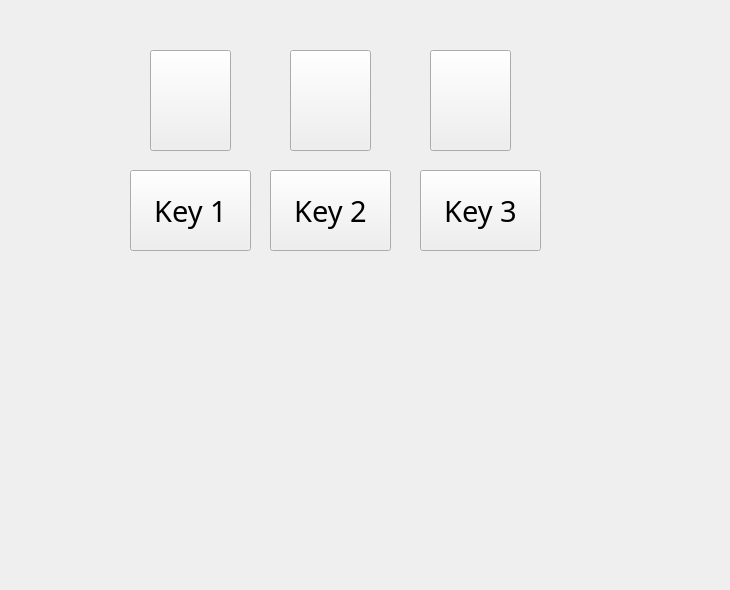
   <widget class="QWidget" name="Home">
    <widget class="QLabel" name="label_3">
     <property name="geometry">
      <rect>
       <x>-30</x>
       <y>40</y>
       <width>721</width>
       <height>541</height>
      </rect>
     </property>
     <property name="styleSheet">
      <string notr="true">image: url(:/wholeBody/3002 final model render 200.jpg)</string>
     </property>
     <property name="text">
      <string/>
     </property>
    </widget>
    <widget class="QPushButton" name="Key2">
     <property name="geometry">
      <rect>
       <x>270</x>
       <y>170</y>
       <width>121</width>
       <height>81</height>
      </rect>
     </property>
     <property name="font">
      <font>
       <family>Dubai Medium</family>
       <pointsize>22</pointsize>
      </font>
     </property>
     <property name="text">
      <string>Key 2</string>
     </property>
    </widget>
    <widget class="QPushButton" name="Key1">
     <property name="geometry">
      <rect>
       <x>130</x>
       <y>170</y>
       <width>121</width>
       <height>81</height>
      </rect>
     </property>
     <property name="font">
      <font>
       <family>Dubai Medium</family>
       <pointsize>22</pointsize>
      </font>
     </property>
     <property name="text">
      <string>Key 1</string>
     </property>
    </widget>
    <widget class="QPushButton" name="Key3">
     <property name="geometry">
      <rect>
       <x>420</x>
       <y>170</y>
       <width>121</width>
       <height>81</height>
      </rect>
     </property>
     <property name="font">
      <font>
       <family>Dubai Medium</family>
       <pointsize>22</pointsize>
      </font>
     </property>
     <property name="text">
      <string>Key 3</string>
     </property>
    </widget>
    <widget class="QPushButton" name="Key21">
     <property name="geometry">
      <rect>
       <x>150</x>
       <y>50</y>
       <width>81</width>
       <height>101</height>
      </rect>
     </property>
     <property name="font">
      <font>
       <family>Dubai Medium</family>
       <pointsize>36</pointsize>
      </font>
     </property>
     <property name="styleSheet">
      <string notr="true">image: url(:/otherImage/WhatsApp Image 2023-05-29 at 18..jpg)</string>
     </property>
     <property name="text">
      <string/>
     </property>
    </widget>
    <widget class="QPushButton" name="Key22">
     <property name="geometry">
      <rect>
       <x>290</x>
       <y>50</y>
       <width>81</width>
       <height>101</height>
      </rect>
     </property>
     <property name="font">
      <font>
       <family>Dubai Medium</family>
       <pointsize>36</pointsize>
      </font>
     </property>
     <property name="styleSheet">
      <string notr="true">image: url(:/otherImage/WhatsApp Image 2023-05-29 at 18.17.41.jpg)</string>
     </property>
     <property name="text">
      <string/>
     </property>
    </widget>
    <widget class="QPushButton" name="Key23">
     <property name="geometry">
      <rect>
       <x>430</x>
       <y>50</y>
       <width>81</width>
       <height>101</height>
      </rect>
     </property>
     <property name="font">
      <font>
       <family>Dubai Medium</family>
       <pointsize>36</pointsize>
      </font>
     </property>
     <property name="styleSheet">
      <string notr="true">image: url(:/otherImage/WhatsApp Image 2023-05-29 at 18.17.40.jpg)</string>
     </property>
     <property name="text">
      <string/>
     </property>
    </widget>
   </widget>
